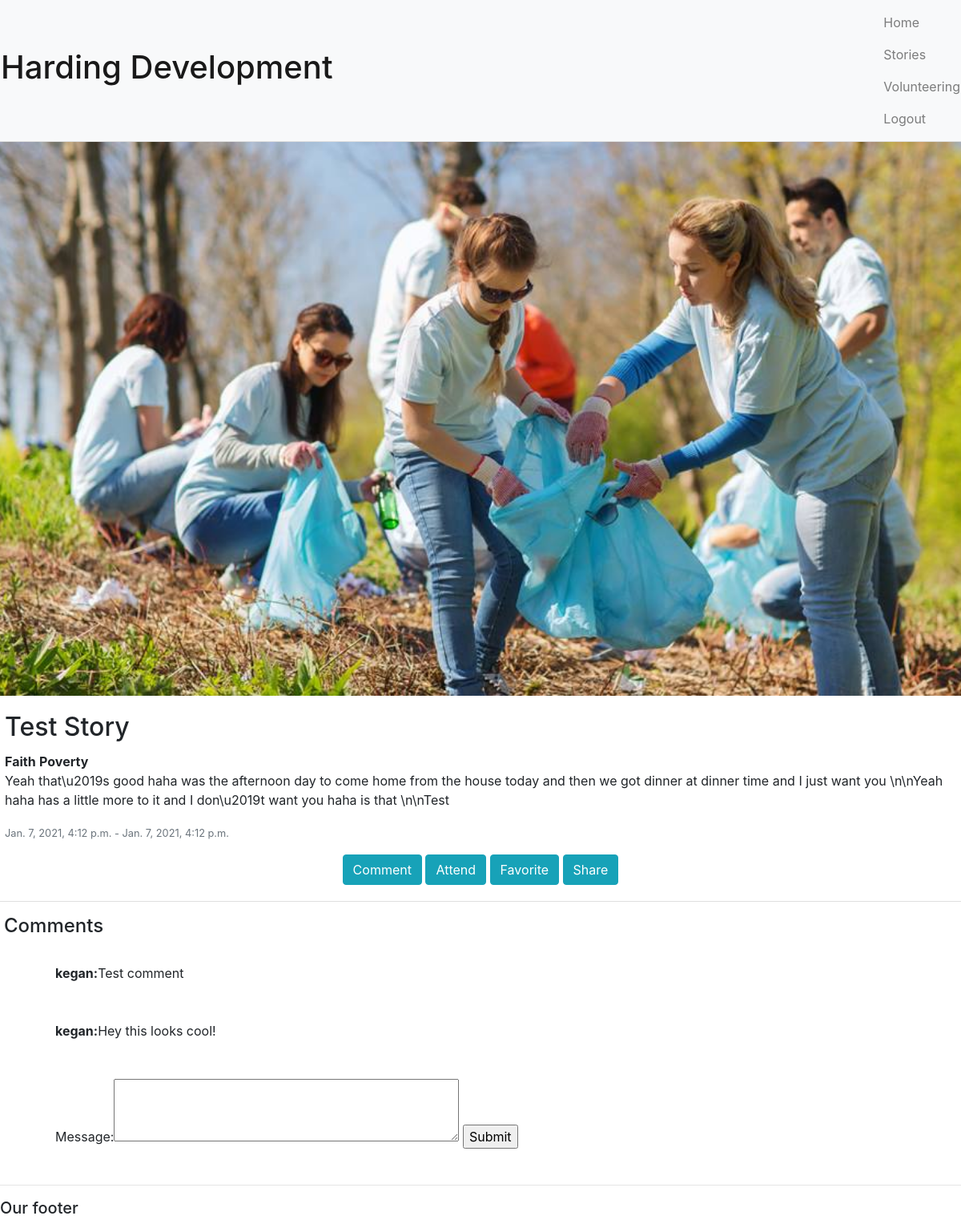
The app's page /event/3/ with its own data.
### events/models.py (models this page shows, shortened)
class Post(models.Model):
    TYPE = ('Event', 'Event'), ('Story', 'Story')
    content_name = models.CharField(max_length=200, null=True)
    content_author = models.ForeignKey(Volunteer, null=True, on_delete=models.SET_NULL)
    content_date = models.DateTimeField(auto_now_add=True)
    content_date_start = models.DateTimeField(null=True, blank=True)
    content_date_end = models.DateTimeField(null=True, blank=True)
    content_social_description = models.CharField(max_length=1000, null=True)
    content_image = models.ImageField(default='profile1.png', null=True, blank=True)
    tags = models.ManyToManyField(Tag)
    full_story = models.CharField(max_length=10000, null=True, blank=True)
    post_type = models.CharField(max_length=200, null=True, choices=TYPE)
    attending = models.ManyToManyField(User)

class Tag(models.Model):
    name = models.CharField(max_length=200, null=True)
    def __str__(self):
        return self.name

class Comment(models.Model):
    message = models.CharField(max_length=300, null=True)
    author = models.ForeignKey(Volunteer, null=True, on_delete=models.CASCADE)
    post = models.ManyToManyField(Post)

class Volunteer(models.Model):
    user = models.OneToOneField(User, null=True, blank=True, on_delete=models.CASCADE)
    user_name = models.CharField(max_length=200, null=True, blank=True)
    first_name = models.CharField(max_length=200, null=True, blank=True)
    last_name = models.CharField(max_length=200, null=True, blank=True)
    user_rank = models.IntegerField(default=0)
    user_points = models.IntegerField(default = 0)
    user_coins = models.IntegerField(default = 0)
    user_icon = models.ImageField(default='profile1.png', null=True, blank=True)
    user_datecreated = models.DateTimeField(auto_now_add=True)

### events/views.py (the view, shortened to what this page needs)
# urls.py: path('event/<str:pk>/', views.event,name='event'),
def event(request, pk):
    post = Post.objects.get(id=pk)
    form = CommentForm()
    context = {'post':post, 'form':form}
    return render(request,'events/event.html', context )

### events/forms.py
class CommentForm(ModelForm):
    message = forms.CharField(widget=forms.Textarea(attrs={"rows":3}))
    class Meta:
        model = Comment
        fields = ['message']

### events/templates/events/event.html (shortened to what this page needs)
{% extends "events/main.html" %}
{% block content %}
<div class="row">
    <div class="card mb-3">
        <img class="card-img-top" src="{{post.content_image.url}}" alt="Card image cap">
        <div class="card-body">
          <h2 class="card-title">{{post.content_name}}</h2>
          {% for tag in post.tags.all %}
            <strong>{{tag}}</strong>
          {% endfor %}
          <p>{{post.content_social_description}}</p>
          <p class="card-text"><small class="text-muted">{{post.content_date_start}} - {{post.content_date_end}}</small></p>
          <div class="buttons">
          <a class="btn btn-info" href="#comment-form">Comment</a>
          <a class="btn btn-info" href="{% url 'attend' post.id %}">Attend</a>
          <a class="btn btn-info" href="{% url 'event' post.id %}">Favorite</a>
          <a class="btn btn-info" href="{% url 'event' post.id %}">Share</a>
          </div>
        </div>
      </div>
</div>
<h4 style="margin-left: 5px;">Comments</h4>
{% for comment in post.comment_set.all %}
<div class="row comments">
    <strong>{{comment.author.user_name}}: </strong>
    {{comment.message}}
</div>
{% endfor %}
<div class="row comments" id="comment-form">
    <form method="POST">
        {{form}}
        <input type="submit" name="Post">
    </form>
</div>
{% endblock %}

### static/css/main.css (style rules this page uses)
body { width: 100%; }
.comments { padding: 2% 7%; }
.buttons { text-align: center; }

### records on screen
Post: content_image (picture), content_name "Test Story", content_social_description "Yeah that\\u2019s good haha was the afternoon day to come home from the house today and then we got dinner at dinner time and I just want you \\n\\nYeah haha has a little more to it and I don\\u2019t want you haha is that \\n\\nTest", content_date_start "Jan. 7, 2021, 4:12 p.m.", content_date_end "Jan. 7, 2021, 4:12 p.m."
Tag: name "Faith"
Tag: name "Poverty"
Comment: author.user_name "kegan", message "Test comment"
Comment: author.user_name "kegan", message "Hey this looks cool!"
